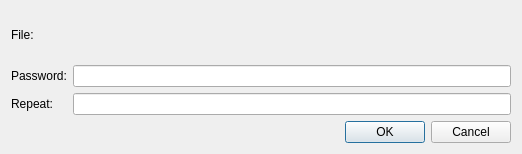
<?xml version="1.0" encoding="UTF-8"?>
<ui version="4.0">
 <class>ChangePasswordDialog</class>
 <widget class="QDialog" name="ChangePasswordDialog">
  <property name="geometry">
   <rect>
    <x>0</x>
    <y>0</y>
    <width>522</width>
    <height>154</height>
   </rect>
  </property>
  <property name="windowTitle">
   <string>Password</string>
  </property>
  <layout class="QGridLayout" name="gridLayout_2">
   <item row="0" column="0">
    <layout class="QVBoxLayout" name="verticalLayout">
     <item>
      <layout class="QGridLayout" name="gridLayout">
       <item row="0" column="0">
        <widget class="QLabel" name="label_3">
         <property name="text">
          <string>File:</string>
         </property>
        </widget>
       </item>
       <item row="0" column="1">
        <widget class="QLabel" name="fileLabel">
         <property name="text">
          <string/>
         </property>
        </widget>
       </item>
       <item row="1" column="0">
        <widget class="QLabel" name="label">
         <property name="text">
          <string>Password:</string>
         </property>
        </widget>
       </item>
       <item row="1" column="1">
        <widget class="QLineEdit" name="passwordEdit">
         <property name="echoMode">
          <enum>QLineEdit::Password</enum>
         </property>
        </widget>
       </item>
       <item row="2" column="0">
        <widget class="QLabel" name="label_2">
         <property name="text">
          <string>Repeat:</string>
         </property>
        </widget>
       </item>
       <item row="2" column="1">
        <widget class="QLineEdit" name="repeatEdit">
         <property name="echoMode">
          <enum>QLineEdit::Password</enum>
         </property>
        </widget>
       </item>
      </layout>
     </item>
     <item>
      <widget class="QDialogButtonBox" name="buttonBox">
       <property name="orientation">
        <enum>Qt::Horizontal</enum>
       </property>
       <property name="standardButtons">
        <set>QDialogButtonBox::Cancel|QDialogButtonBox::Ok</set>
       </property>
      </widget>
     </item>
    </layout>
   </item>
  </layout>
 </widget>
 <resources/>
 <connections>
  <connection>
   <sender>buttonBox</sender>
   <signal>accepted()</signal>
   <receiver>ChangePasswordDialog</receiver>
   <slot>accept()</slot>
   <hints>
    <hint type="sourcelabel">
     <x>248</x>
     <y>254</y>
    </hint>
    <hint type="destinationlabel">
     <x>157</x>
     <y>274</y>
    </hint>
   </hints>
  </connection>
  <connection>
   <sender>buttonBox</sender>
   <signal>rejected()</signal>
   <receiver>ChangePasswordDialog</receiver>
   <slot>reject()</slot>
   <hints>
    <hint type="sourcelabel">
     <x>316</x>
     <y>260</y>
    </hint>
    <hint type="destinationlabel">
     <x>286</x>
     <y>274</y>
    </hint>
   </hints>
  </connection>
 </connections>
</ui>
